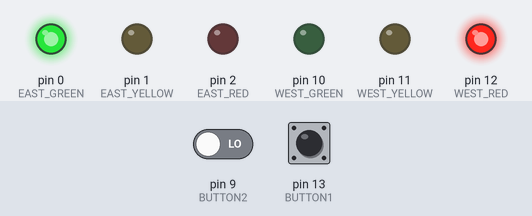
A sketch run on a simulated Arduino Uno, built with avr-gcc and run on an emulated ATmega328P. Shown: output pins drawn as LEDs (lit = HIGH). The test bench sets the inputs (shaded band); at power-on: pin 13 (BUTTON1) LOW, pin 9 (BUTTON2) LOW.

Above: at 1.2 s.
1.3 s: pin 13 (BUTTON1) pulled HIGH for 0.15 s
At 1.7 s:
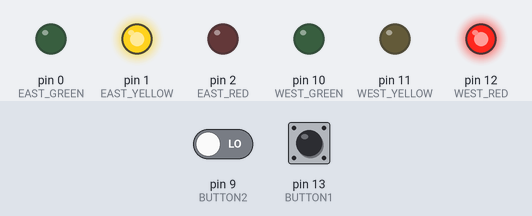
At 3.7 s:
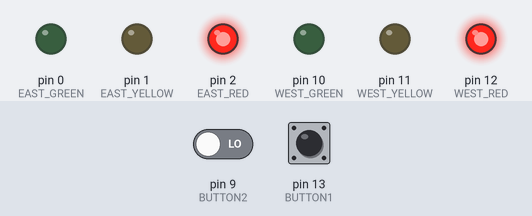
4.4 s: pin 9 (BUTTON2) driven HIGH and pin 13 (BUTTON1) driven HIGH
7.4 s: pin 9 (BUTTON2) driven LOW
At 7.4 s:
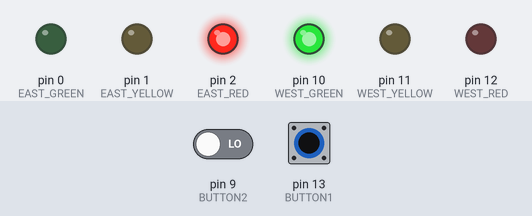
Timing chart, 0 to 16.4 s (numbered marks = the images above; inputs shaded):
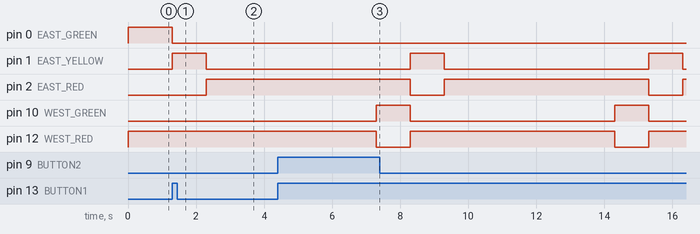

The sketch:

zad.ino
```cpp
/*
Szkic Arduino Diody LED
Autor: Jaroslaw Roszyk ; 2024-02-25
*/

#define BUTTON1 13
#define BUTTON2 9

#define EAST_GREEN 0
#define EAST_YELLOW 1
#define EAST_RED 2

#define WEST_GREEN 10
#define WEST_YELLOW 11
#define WEST_RED 12

void setup() {
  pinMode(EAST_GREEN, OUTPUT);
  pinMode(EAST_YELLOW, OUTPUT);
  pinMode(EAST_RED, OUTPUT);
  pinMode(WEST_GREEN, OUTPUT);
  pinMode(WEST_YELLOW, OUTPUT);
  pinMode(WEST_RED, OUTPUT);

  pinMode(BUTTON1, INPUT);
  pinMode(BUTTON2, INPUT);

  // Początkowy stan sygnalizacji
  digitalWrite(EAST_GREEN, HIGH);
  digitalWrite(WEST_RED, HIGH);
}

void loop() {
  if (digitalRead(BUTTON1) == HIGH) {
    // Samochód na wschód chce przejechać
    // Zmiana świateł na wschodniej stronie mostu
    digitalWrite(EAST_GREEN, LOW);
    digitalWrite(EAST_YELLOW, HIGH);
    delay(1000); // Opóźnienie dla sygnału żółtego
    digitalWrite(EAST_YELLOW, LOW);
    digitalWrite(EAST_RED, HIGH);

    // Oczekiwanie na opuszczenie mostu przez pojazdy
    delay(5000); // Przyjmujemy, że opuszczanie mostu trwa 5 sekund

    // Włączenie zielonego światła na zachodniej stronie mostu
    digitalWrite(WEST_RED, LOW);
    digitalWrite(WEST_GREEN, HIGH);
    delay(1000); // Opóźnienie dla sygnału zielonego

    // Powrót do początkowego stanu
    digitalWrite(WEST_GREEN, LOW);
    digitalWrite(WEST_RED, HIGH);
    digitalWrite(EAST_RED, LOW);
    digitalWrite(EAST_GREEN, HIGH);
  }

  if (digitalRead(BUTTON2) == HIGH) { // Samochód na zachód chce przejechać
    // Zmiana świateł na zachodniej stronie mostu
    digitalWrite(WEST_GREEN, LOW);
    digitalWrite(WEST_YELLOW, HIGH);
    delay(1000); // Opóźnienie dla sygnału żółtego
    digitalWrite(WEST_YELLOW, LOW);
    digitalWrite(WEST_RED, HIGH);

    // Oczekiwanie na opuszczenie mostu przez pojazdy
    delay(5000); // Przyjmujemy, że opuszczanie mostu trwa 5 sekund

    // Włączenie zielonego światła na wschodniej stronie mostu
    digitalWrite(EAST_RED, LOW);
    digitalWrite(EAST_GREEN, HIGH);
    delay(1000); // Opóźnienie dla sygnału zielonego

    // Powrót do początkowego stanu
    digitalWrite(EAST_GREEN, LOW);
    digitalWrite(EAST_RED, HIGH);
    digitalWrite(WEST_RED, LOW);
    digitalWrite(WEST_GREEN, HIGH);
  }
}
```

Measured:
- after the input at 1.3 s, pin 0 (EAST_GREEN): HIGH → LOW at once; pin 1 (EAST_YELLOW): LOW → HIGH at once, → LOW 1.0 s later; pin 2 (EAST_RED): LOW → HIGH after 1.0 s
- after the input at 7.4 s, pin 0 (EAST_GREEN), pin 11 (WEST_YELLOW): stays LOW (without the input it goes to HIGH after 0.90 s)
